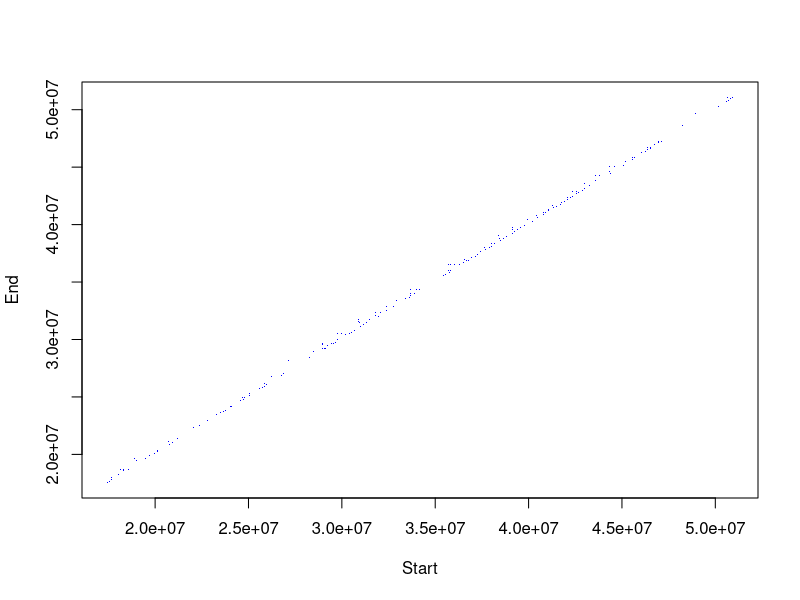
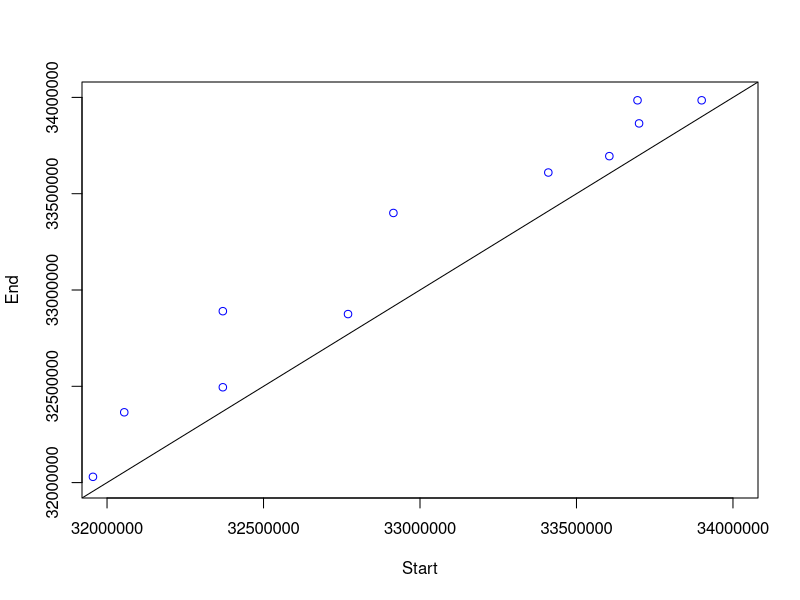

Write the R code that produced these figures, in order. (Note: this script raises an error after producing the figures.)
## ---- chunk 1
knitr::opts_chunk$set(echo = TRUE)
## ---- chunk 2
library(dplyr)

setwd("C:/Users/Spiro Stilianoudakis/Documents/TAD_data/data")
arrowhead_data <- read.table("arrowhead_data.txt", header=T)
dim(arrowhead_data)
## ---- chunk 3

arrowhead_data <- arrowhead_data[,1:3]
plot(arrowhead_data$Start[which(arrowhead_data$Chromosome=="chr22")],arrowhead_data$End[which(arrowhead_data$Chromosome=="chr22")],pch='.', col="blue", xlab="Start", ylab="End")
## ---- chunk 4
plot(arrowhead_data$Start[which(arrowhead_data$Chromosome=="chr22")],arrowhead_data$End[which(arrowhead_data$Chromosome=="chr22")], col="blue", xlim=c(3.2e+07,3.4e+07),ylim=c(3.2e+07,3.4e+07), xlab="Start", ylab="End")
#adding diagonal line
abline(0,1)

arrowhead_data[which(arrowhead_data$Start>=32000000 & arrowhead_data$Chromosome=="chr22" & arrowhead_data$End<=34000000),]

# There appear to be situations where we have a TAD within a TAD
# In other words, the starting coordinate is the same for two TAD boundaries
## ---- chunk 5
# The data is already sorted by chromosome and start site
dupstart <- arrowhead_data[duplicated(arrowhead_data[,1:2]),]
head(dupstart)
dim(dupstart)
#303   3
table(dupstart$Chromosome)
## ---- chunk 6
dupstart[duplicated(dupstart$Start),]
#example
#     Chromosome     Start       End
#5968       chr3  51425000  51535000

## ---- chunk 7
arrowhead_data[which(arrowhead_data$Start==51425000 & arrowhead_data$Chromosome=="chr3"),]

table(dupstart[duplicated(dupstart$Start),][,1])
## ---- chunk 8
dupend <- arrowhead_data[order(arrowhead_data$Chromosome,arrowhead_data$End),]
head(dupend)

dupend <- dupend[duplicated(dupend[,c(1,3)]),]
head(dupend)
dim(dupend)
#304   3
table(dupend$Chromosome)

#finding nested TADs
dupend[duplicated(dupend$end),]
#There were were no multiple nested tads here

## ---- chunk 9
# creating a function to lag a column of a data frame
#lagpad <- function(x, k) {
#    if (!is.vector(x)) 
#        stop('x must be a vector')
#    if (!is.numeric(x)) 
#        stop('x must be numeric')
#    if (!is.numeric(k))
#        stop('k must be numeric')
#    if (1 != length(k))
#        stop('k must be a single number')
#    c(rep(NA, k), x)[1 : length(x)] 
#}

lagtad <- arrowhead_data %>% mutate(End=lag(End))

#setting positions where chromosomes change equal to NA
head(lagtad[ diff(c(0,lagtad$Chromosome)) != 0, ])
lagtad[ diff(c(0,lagtad$Chromosome)) != 0, ][,3] <- NA
head(lagtad[ diff(c(0,lagtad$Chromosome)) != 0, ])

lagtaddup <- lagtad[which(lagtad$Start==lagtad$End),]
head(lagtaddup)
dim(lagtaddup)
#477 3
table(lagtaddup$Chromosome)

arrowhead_data[which((arrowhead_data$Start==3540000 | arrowhead_data$End==3540000) & arrowhead_data$Chromosome=="chr1"),]
#    Chromosome   Start     End
#477       chr1 3395000 3540000
#784       chr1 3540000 3660000
## ---- chunk 10
arrowhead_data[duplicated(arrowhead_data),]
#there are no duplicate intervals
